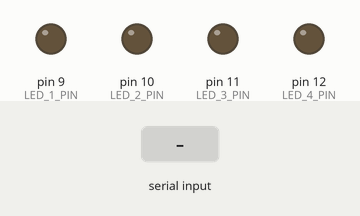
Simulated run of this sketch. Board: Arduino Uno, built with avr-gcc and run on an emulated ATmega328P. Parts: output pins drawn as LEDs (lit = HIGH). The inputs (shaded band) are chosen by the test bench. EEPROM starts erased.

Above: at 1.2 s.
1.3 s: "90,45\n" received over Serial
At 3.1 s:
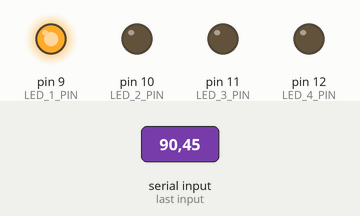
Timing chart, 0 to 4.6 s (numbered marks = the images above; inputs shaded):
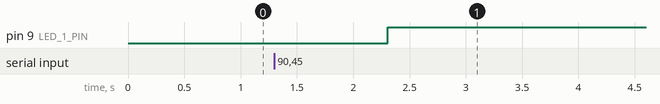

The sketch:

TEST_01.ino
```cpp
#include <EEPROM.h>

#define LED_1_PIN 9
#define LED_2_PIN 10
#define LED_3_PIN 11
#define LED_4_PIN 12

#define ARRAY_SIZE 4
#define LAST_SELECTED_LED_EEPROM_ADDR 10

int ledPinArray[4] = { LED_1_PIN, LED_2_PIN, LED_3_PIN, LED_4_PIN };

int i;

void setLedPinModes()
{
  for (i = 0 ; i < ARRAY_SIZE ; i++) {
    pinMode(ledPinArray[i], OUTPUT);
  }
}

void setInitialLedStates()
{
  for (i = 0 ; i < ARRAY_SIZE ; i++) {
    digitalWrite(ledPinArray[i], LOW);
  }
}

void powerOnLed(int ledIndex)
{
  for (i = 0; i < ARRAY_SIZE; i++) {
    if (i == ledIndex) {
      digitalWrite(ledPinArray[i], HIGH);
    }
    else {
      digitalWrite(ledPinArray[i], LOW);
    }
  }
}


void setup() {
  // put your setup code here, to run once:
  Serial.begin(9600);
  setLedPinModes();
  int lastSelectedLedIndex = EEPROM.read(LAST_SELECTED_LED_EEPROM_ADDR);
  powerOnLed(lastSelectedLedIndex);
}

void loop() {
  // put your main code here, to run repeatedly:

  if (Serial.available() > 0) {
    int ledIndex = Serial.parseInt();
    if (ledIndex >= 0 && ledIndex < ARRAY_SIZE) {
      powerOnLed(ledIndex);
      // write on the eeprom
      EEPROM.write(LAST_SELECTED_LED_EEPROM_ADDR, ledIndex);
    }
  }
}
```

Measured:
- after the input at 1.3 s, pin 9 (LED_1_PIN): LOW → HIGH after 1.0 s
